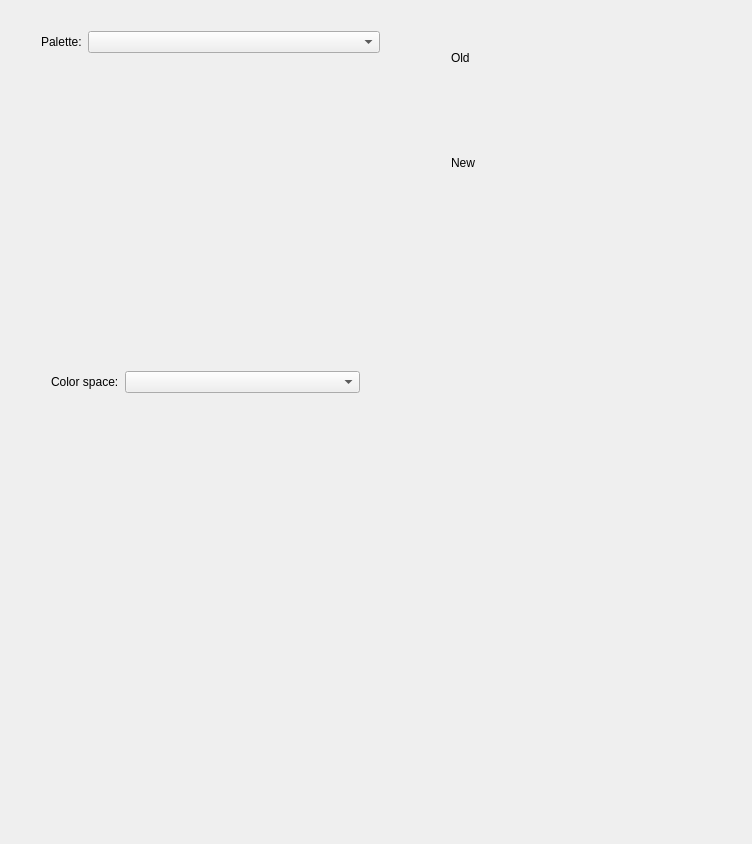
<?xml version="1.0" encoding="UTF-8"?>
<ui version="4.0">
 <class>ColorPicker</class>
 <widget class="QWidget" name="ColorPicker">
  <property name="geometry">
   <rect>
    <x>0</x>
    <y>0</y>
    <width>752</width>
    <height>844</height>
   </rect>
  </property>
  <property name="windowTitle">
   <string>ColorPicker</string>
  </property>
  <widget class="QWidget" name="verticalLayoutWidget">
   <property name="geometry">
    <rect>
     <x>30</x>
     <y>20</y>
     <width>361</width>
     <height>281</height>
    </rect>
   </property>
   <layout class="QVBoxLayout" name="verticalLayout">
    <item>
     <layout class="QHBoxLayout" name="horizontalLayout">
      <item>
       <widget class="QLabel" name="label">
        <property name="sizePolicy">
         <sizepolicy hsizetype="Maximum" vsizetype="Preferred">
          <horstretch>0</horstretch>
          <verstretch>0</verstretch>
         </sizepolicy>
        </property>
        <property name="text">
         <string>Palette:</string>
        </property>
       </widget>
      </item>
      <item>
       <widget class="QComboBox" name="pickerCombo"/>
      </item>
     </layout>
    </item>
    <item>
     <widget class="QStackedWidget" name="pickerStack"/>
    </item>
   </layout>
  </widget>
  <widget class="QWidget" name="verticalLayoutWidget_2">
   <property name="geometry">
    <rect>
     <x>40</x>
     <y>360</y>
     <width>331</width>
     <height>331</height>
    </rect>
   </property>
   <layout class="QVBoxLayout" name="verticalLayout_2">
    <item>
     <layout class="QHBoxLayout" name="horizontalLayout_2">
      <item>
       <widget class="QLabel" name="label_2">
        <property name="sizePolicy">
         <sizepolicy hsizetype="Maximum" vsizetype="Preferred">
          <horstretch>0</horstretch>
          <verstretch>0</verstretch>
         </sizepolicy>
        </property>
        <property name="text">
         <string>Color space:</string>
        </property>
       </widget>
      </item>
      <item>
       <widget class="QComboBox" name="colorSpaceCombo"/>
      </item>
     </layout>
    </item>
    <item>
     <widget class="QStackedWidget" name="colorSpaceStack"/>
    </item>
   </layout>
  </widget>
  <widget class="QWidget" name="verticalLayoutWidget_3">
   <property name="geometry">
    <rect>
     <x>440</x>
     <y>40</y>
     <width>160</width>
     <height>141</height>
    </rect>
   </property>
   <layout class="QVBoxLayout" name="verticalLayout_3">
    <item>
     <widget class="QLabel" name="label_3">
      <property name="sizePolicy">
       <sizepolicy hsizetype="Preferred" vsizetype="Maximum">
        <horstretch>0</horstretch>
        <verstretch>0</verstretch>
       </sizepolicy>
      </property>
      <property name="text">
       <string>Old</string>
      </property>
     </widget>
    </item>
    <item>
     <widget class="ColorPreview" name="preview" native="true">
      <property name="sizePolicy">
       <sizepolicy hsizetype="Minimum" vsizetype="Minimum">
        <horstretch>0</horstretch>
        <verstretch>0</verstretch>
       </sizepolicy>
      </property>
     </widget>
    </item>
    <item>
     <widget class="QLabel" name="label_4">
      <property name="sizePolicy">
       <sizepolicy hsizetype="Preferred" vsizetype="Maximum">
        <horstretch>0</horstretch>
        <verstretch>0</verstretch>
       </sizepolicy>
      </property>
      <property name="text">
       <string>New</string>
      </property>
     </widget>
    </item>
   </layout>
  </widget>
 </widget>
 <layoutdefault spacing="6" margin="11"/>
 <customwidgets>
  <customwidget>
   <class>ColorPreview</class>
   <extends>QWidget</extends>
   <header>ColorPicker/ColorPreview.h</header>
   <container>1</container>
  </customwidget>
 </customwidgets>
 <resources/>
 <connections/>
</ui>
